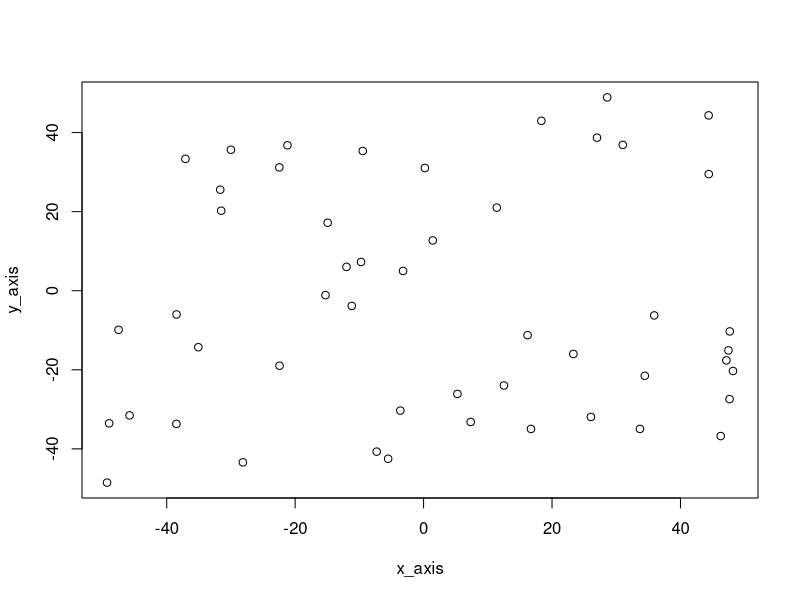
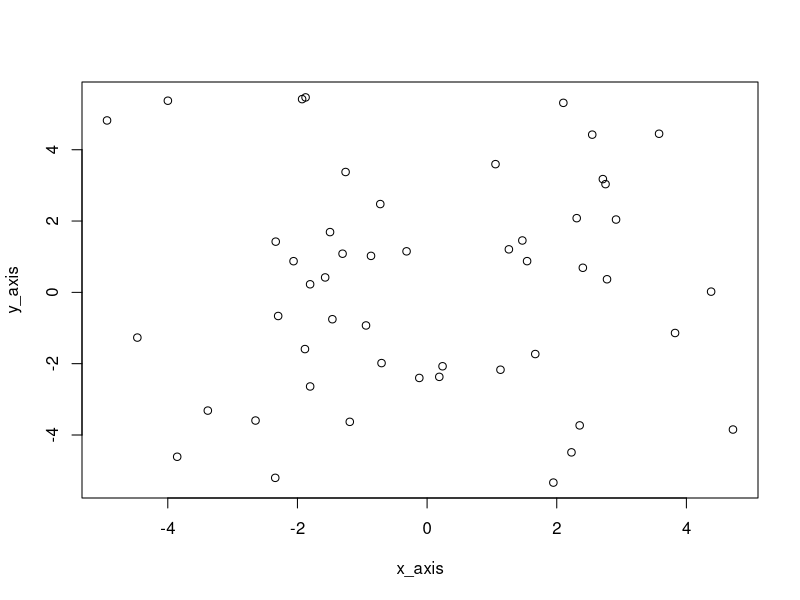
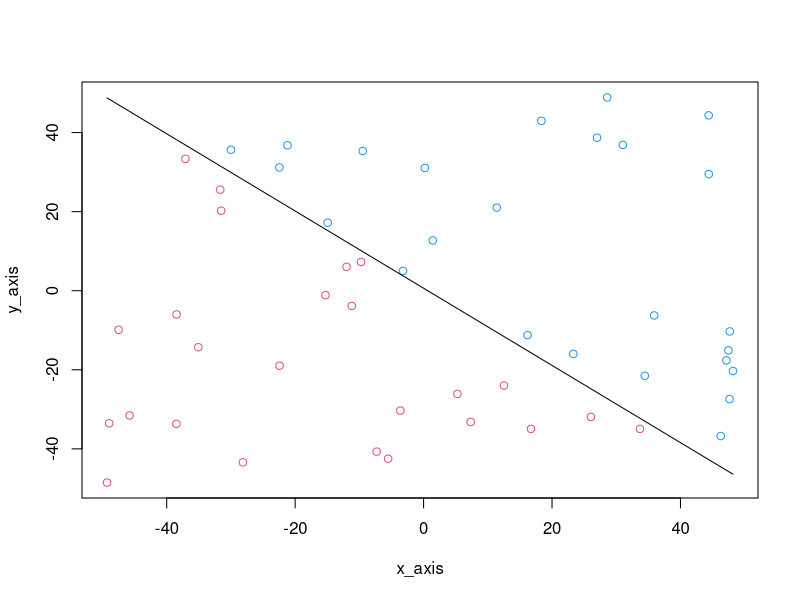
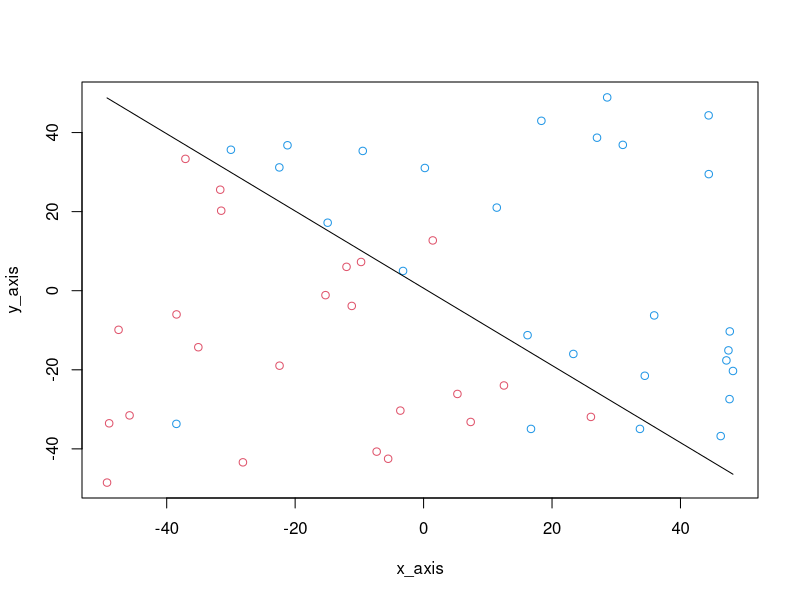
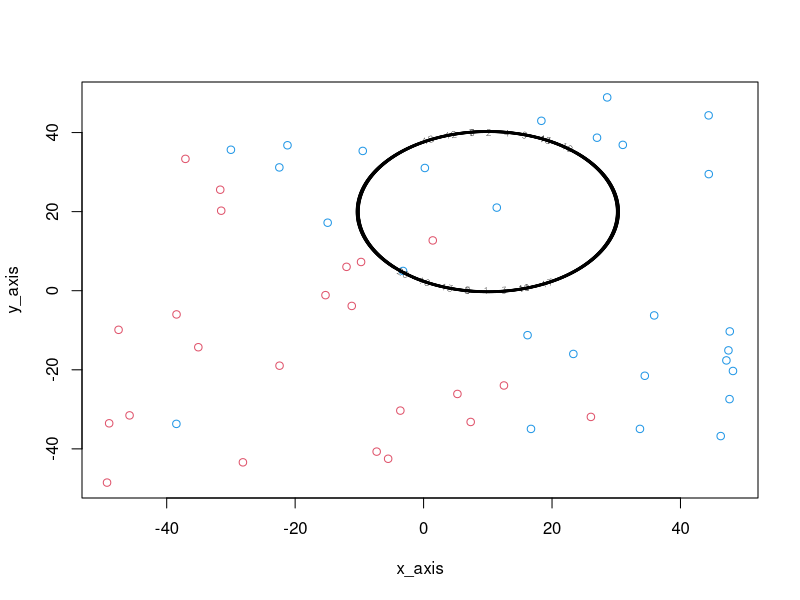
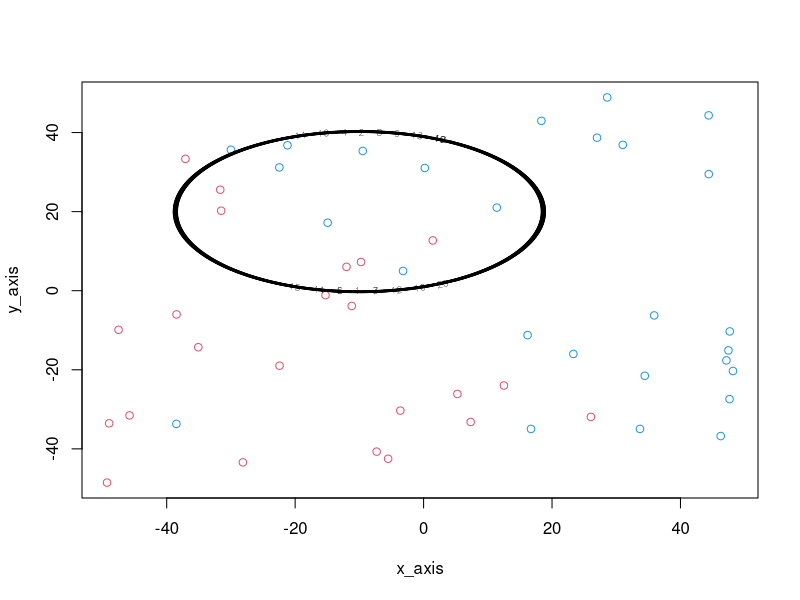
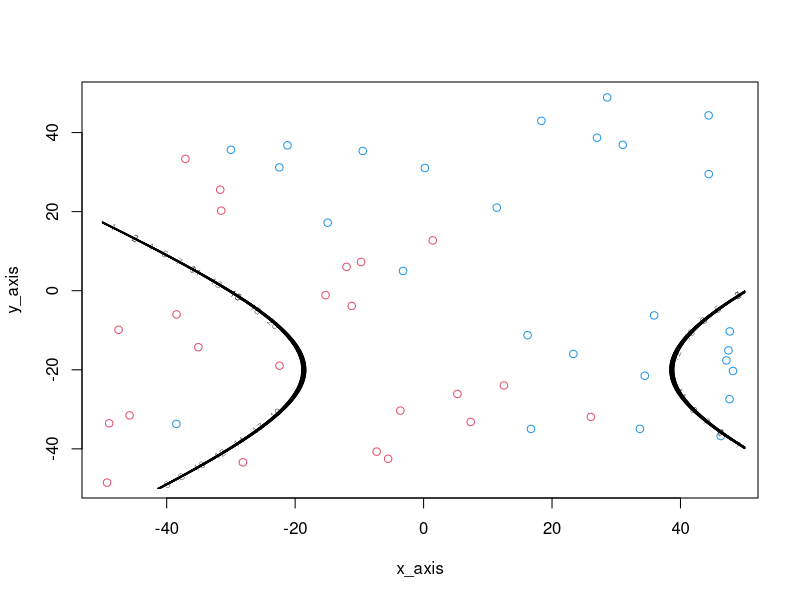
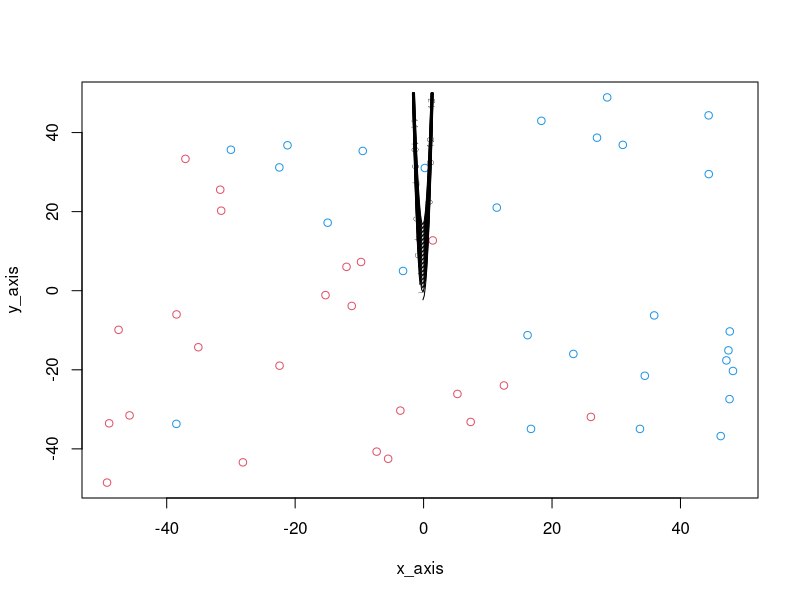

Generate these figures, in order, with R:
## ---- chunk 1
set.seed(2)
## ------------------------------------------------------------------------
# por defecto genera 2 puntos entre [0,1] de 2 dimensiones 

simula_unif = function (N=2,dims=2, rango = c(0,1)){
 m = matrix(runif(N*dims, min=rango[1], max=rango[2]),
 nrow = N, ncol=dims, byrow=T)
 m
}

## -----------------------------------------------------------------------

# función simula_gaus(N, dim, sigma) que genera un
# conjunto de longitud N de vectores de dimensión dim, conteniendo números 
# aleatorios gaussianos de media 0 y varianzas dadas por el vector sigma.
# por defecto genera 2 puntos de 2 dimensiones 

simula_gaus = function(N=2,dim=2,sigma){

  if (missing(sigma)) stop("Debe dar un vector de varianzas")
  sigma = sqrt(sigma)  # para la generación se usa sd, y no la varianza
  if(dim != length(sigma)) stop ("El numero de varianzas es distinto de la dimensión")
  
  simula_gauss1 = function() rnorm(dim, sd = sigma) # genera 1 muestra, con las desviaciones especificadas
  m = t(replicate(N,simula_gauss1())) # repite N veces, simula_gauss1 y se hace la traspuesta
  m
}

## ---- chunk 2
data_unif <- simula_unif(50, 2, c(-50,50))
plot(x=data_unif[,1], y=data_unif[,2],xlab = 'x_axis', ylab = 'y_axis')
## ---- chunk 3
data_gaus <- simula_gaus(50, 2, c(5,7))
plot(x=data_gaus[,1], y=data_gaus[,2],xlab = 'x_axis', ylab = 'y_axis')
## ---- chunk 4
## ------------------------------------------------------------------------
#  simula_recta(intervalo) una funcion que calcula los parámetros
#  de una recta aleatoria, y = ax + b, que corte al cuadrado [-50,50]x[-50,50]
#  (Para calcular la recta se simulan las coordenadas de 2 ptos dentro del 
#  cuadrado y se calcula la recta que pasa por ellos), 
#  se pinta o no segun el valor de parametro visible

simula_recta = function (intervalo = c(-1,1), visible=F){
  
   ptos = simula_unif(2,2,intervalo) # se generan 2 puntos
   a = (ptos[1,2] - ptos[2,2]) / (ptos[1,1]-ptos[2,1]) # calculo de la pendiente
   b = ptos[1,2]-a*ptos[1,1]  # calculo del punto de corte

   if (visible) {  # pinta la recta y los 2 puntos
       if (dev.cur()==1) # no esta abierto el dispositivo lo abre con plot
           plot(1, type="n", xlim=intervalo, ylim=intervalo)
       points(ptos,col=3)  #pinta en verde los puntos
       abline(b,a,col=3)   # y la recta
   }
   c(a,b) # devuelve el par pendiente y punto de corte
}

sign <- function(x,y,r){
  s <- (y - r[1]*x - r[2])
  if(s == abs(s)) return(1)
  return (-1)
}

recta <- simula_recta()
label_unif <- c()
for(i in 1:length(data_unif[,1]))
  label_unif[i] <- sign(data_unif[i,1], data_unif[i,2], recta)
## ---- chunk 5
plot(x=data_unif[,1], y=data_unif[,2], col=label_unif+3, xlab = 'x_axis', ylab = 'y_axis')
curve(recta[1]*x+recta[2],add=TRUE)
## ---- chunk 6

positive_label <- label_unif[label_unif==1]

negative_label <- label_unif[label_unif==-1]

positive_noise <- sample(1:length(positive_label), length(positive_label)*0.1)
negative_noise <- sample(1:length(negative_label), length(negative_label)*0.1)

noise <- c(positive_noise,negative_noise)

noisy_label <- label_unif
for(i in 1:length(noise)){
  if(noisy_label[noise[i]] == 1)
    noisy_label[noise[i]] <- -1
  else
    noisy_label[noise[i]] <- 1
}

plot(x=data_unif[,1], y=data_unif[,2], col=noisy_label+3, xlab = 'x_axis', ylab = 'y_axis')
curve(recta[1]*x+recta[2],add=TRUE)
## ---- chunk 7
## funcion para pintar la frontera de la función
# a la que se pueden añadir puntos, y etiquetas

pintar_frontera = function(f,rango=c(-50,50)) {
   x=y=seq(rango[1],rango[2],length.out = 500)
   z = outer(x,y,FUN=f)
  #if (dev.cur()==1) # no esta abierto el dispositivo lo abre con plot
          plot(x=data_unif[,1], y=data_unif[,2], col=noisy_label+3, xlab = 'x_axis', ylab = 'y_axis')

   contour(x,y,z, levels = 1:20, xlim =rango, ylim=rango, xlab = "x", ylab = "y", add = T)
}

## ---- chunk 8
f1 <- function(x,y){
  s <- ((x-10)**2+(y-20)**2-400)
  s
}

pintar_frontera(f1)

## ---- chunk 9
f2 <- function(x,y) {
  s <- (0.5*(x+10)**2+(y-20)**2-400)
  s
}

pintar_frontera(f2)
## ---- chunk 10
f3 <- function(x,y){
  s <- (0.5*(x-10)**2-(y+20)**2-400)
  s
}

pintar_frontera(f3)
## ---- chunk 11


f4 <- function(x,y){
  s <- (y - 20*x**2-5*x+3)
  s
}

pintar_frontera(f4)
## ---- chunk 12
pasoARecta= function(w){
      if(length(w)!= 3)
        stop("Solo tiene sentido con 3 pesos")
      a = -w[2]/w[3]
      b = -w[1]/w[3]
      c(a,b)
}

signo <- function(x){
  if(x == 0) return(0)
  else if(x == abs(x)) return (1)
  return(-1)
}

## ---- chunk 13

ajusta_PLA <- function(datos, label, max_iter, vini){
  label[label==-1] <- 0
  cambio <- TRUE
  datos <- cbind(1, datos)
  iter <- 1
  
  while(cambio && iter <= max_iter){
    w <- vini
    for(i in 1:length(label)){
      if(signo(t(w)%*%datos[i,]) != label[i]){
        w <- w + label[i]*datos[i,]
      }
    }
    s <- abs(sum(w - vini))
    if(s <= 10e-10)
      cambio = FALSE
    vini <- w
    iter <- iter + 1
  }
  sol <-pasoARecta(vini)
  list(sol, iter)
}

## ---- chunk 14
ajuste <- ajusta_PLA(data_unif, label_unif, 10e4, c(0,0,0))
w <- ajuste[[1]]

plot(x=data_unif[,1], y=data_unif[,2], col=label_unif+3, xlab = 'x_axis', ylab = 'y_axis')
curve(w[1]*x+w[2], add = TRUE)

cat("Iteraciones: ", ajuste[[2]], "Value: (", c(0,0,0),")")

iter_medio <- ajuste[[2]] 

values <- simula_unif(10,3)
for(i in 1:length(values[,1])){
  ajuste <- ajusta_PLA(data_unif,label_unif, 10e4, values[i,])
  w <- ajuste[[1]]

  plot(x=data_unif[,1], y=data_unif[,2], col=label_unif+3, xlab = 'x_axis', ylab = 'y_axis')
  curve(w[1]*x+w[2], add = TRUE)
  
  cat("Iteraciones: ", ajuste[[2]], "Inicio: (", values[i,],")")
  iter_medio <- ajuste[[2]] + iter_medio

}

cat("Nº Iteraciones Medio: ", iter_medio / (length(values[,1])+1))
cat("El numero medio de iteraciones es pequeño debido a que estamos trabajando con \nun conjunto separable")


## ---- chunk 15
ajuste <- ajusta_PLA(data_unif, label_unif, Inf, c(0,0,0))
w <- ajuste[[1]]

plot(x=data_unif[,1], y=data_unif[,2], col=noisy_label+3, xlab = 'x_axis', ylab = 'y_axis')
curve(w[1]*x+w[2], add = TRUE)

cat("Iteraciones: ", ajuste[[2]], "Value: (", c(0,0,0),")")

iter_medio <- ajuste[[2]] 

for(i in 1:length(values[,1])){
  ajuste <- ajusta_PLA(data_unif,noisy_label, Inf, values[i,])
  w <- ajuste[[1]]
  

  plot(x=data_unif[,1], y=data_unif[,2], col=noisy_label+3, xlab = 'x_axis', ylab = 'y_axis')
  curve(w[1]*x+w[2], add = TRUE)
  
  cat("Iteraciones: ", ajuste[[2]], "Inicio: (", values[i,], ")")
    iter_medio <- ajuste[[2]] + iter_medio


}
cat("Nº Iteraciones Medio: ", iter_medio / (length(values[,1])+1))
cat("El numero medio de iteraciones es más grande debido a que estamos trabajando con \nun conjunto no separable")


## ---- chunk 16
Logistic_Reg <- function(w, x, y, N, mu = 0.01, epsilon=10e-10){
  x <- cbind(1, x)
  prev_w <- c(0,0,0)
  Error <- 1.0
  iter <- 1
  while(Error >= epsilon && iter < 100000 && (abs(sum(prev_w) - sum(w)) > 0.01)){
    TrainingIndex <- sample(1:length(y), N)
    TrainingDataPoints <- x[TrainingIndex,]
    TrainingLabelValues <- y[TrainingIndex]
    prev_w <- w
    
    Gradient <- (-TrainingLabelValues*TrainingDataPoints)/c(1+exp(TrainingLabelValues*TrainingDataPoints%*%w))
    
    w <- w - mu*(1/N)*colSums(Gradient)
    Error <- colSums(log(1+ exp(-TrainingLabelValues*TrainingDataPoints%*%w)))
    iter <- iter+1
  }
	sol <- list()
	sol[[1]] <- pasoARecta(w)
	sol[[2]] <- Error
	sol
}

## ---- chunk 17
L_w <- Logistic_Reg(c(1,1,1), data_unif, label_unif, 32)
plot(x=data_unif[,1], y=data_unif[,2], col=label_unif+3, xlab = 'x_axis', ylab = 'y_axis')
w <- L_w[[1]]
E_out <- L_w[[2]]
curve(w[1]*x+w[2], add = TRUE)

data_test <- simula_unif(1000, 2, c(-50,50))
label_test <- c()
for(i in 1:length(data_test[,1]))
  label_test[i] <- sign(data_test[i,1], data_test[i,2], recta)

plot(x=data_test[,1], y=data_test[,2], col=label_test+3, xlab = 'x_axis', ylab = 'y_axis')
curve(w[1]*x+w[2], add = TRUE)

cat("El valor de Eout es", E_out, "\n")
